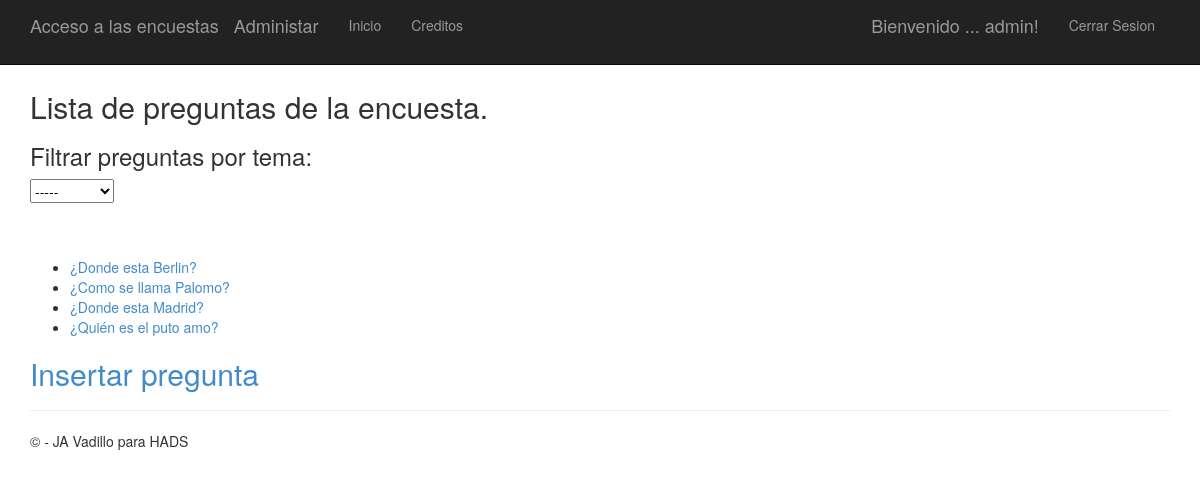
The page /polls/ (signed in) on the database its author committed.
### app/models.py (models this page shows)
class QuestionQuiz(models.Model):
    question_text = models.CharField(max_length=200)
    question_theme = models.CharField(default='',max_length=200)
    pub_date = models.DateTimeField('date published')

### app/views.py (the view)
# urls.py: url(r'^polls/', app.views.index, name='index'),
def index(request):
     if request.method == "POST":
         selected_theme = request.POST['mythemes']
         if selected_theme == "":
             latest_question_list = QuestionQuiz.objects.order_by('-pub_date')
         else:
            latest_question_list = QuestionQuiz.objects.order_by('-pub_date').filter(question_theme=selected_theme)
         template = loader.get_template('polls/index.html')
         themes = QuestionQuiz.objects.values('question_theme').distinct()
         context = {
                'title':'Lista de preguntas de la encuesta',
                'latest_question_list': latest_question_list,
                'themes' : themes,
                'mytheme' : selected_theme,
                }
     else:
         latest_question_list = QuestionQuiz.objects.order_by('-pub_date')
         template = loader.get_template('polls/index.html')
         themes = QuestionQuiz.objects.values('question_theme').distinct()
         context = {
                'title':'Lista de preguntas de la encuesta',
                'latest_question_list': latest_question_list,
                'themes' : themes,
                }
     return render(request, 'polls/index.html', context)

### app/templates/polls/index.html (shortened to what this page needs)
﻿{% extends "app/layout.html" %}
{% block content %}
<h2>{{ title }}.</h2>
{% if themes %}
<h3>Filtrar preguntas por tema:</h3>
<form action="{% url 'index' %}" method="post">{% csrf_token %}
    <select onchange="this.form.submit()" name="mythemes" id="mythemes">
        <option value="">-----</option>
    </select>
</form>
<br/><br/>
{% endif %}
{% if latest_question_list %}
    <ul>
    {% for question in latest_question_list %}
        <li><a href="{% url 'detail' question.id %}">{{ question.question_text }}</a></li>
    {% endfor %}
    </ul>
{% else %}
    <p>No polls are available.</p>
{% endif %}
{% if request.user.is_authenticated %}
<a href="{% url 'add' %}"><h2>Insertar pregunta</h2></a>
{% endif %}
{% endblock %}

### app/templates/app/loginpartial.html (shortened to what this page needs)
{% if user.is_authenticated %}
<form id="logoutForm" action="/logout" method="post" class="navbar-right">
    <ul class="nav navbar-nav navbar-right">
        <li><span class="navbar-brand">Bienvenido ... {{ user.username }}!</span></li>
        <li><a href="javascript:document.getElementById('logoutForm').submit()">Cerrar Sesion</a></li>
    </ul>
</form>
{% else %}
<ul class="nav navbar-nav navbar-right">
    <li><a href="{% url 'login' %}">Iniciar Sesion</a></li>
</ul>
{% endif %}

### app/static/app/content/site.css (style rules this page uses)
body { padding-top: 50px; padding-bottom: 20px; }
input, select, textarea { max-width: 280px; }

### rows shown on the page
QuestionQuiz: question_text "¿Donde esta Berlin?"
QuestionQuiz: question_text "¿Como se llama Palomo?"
QuestionQuiz: question_text "¿Donde esta Madrid?"
QuestionQuiz: question_text "¿Quién es el puto amo?"

### other values the page prints
{{ user.username }} "admin"
{{ title }} "Lista de preguntas de la encuesta"
